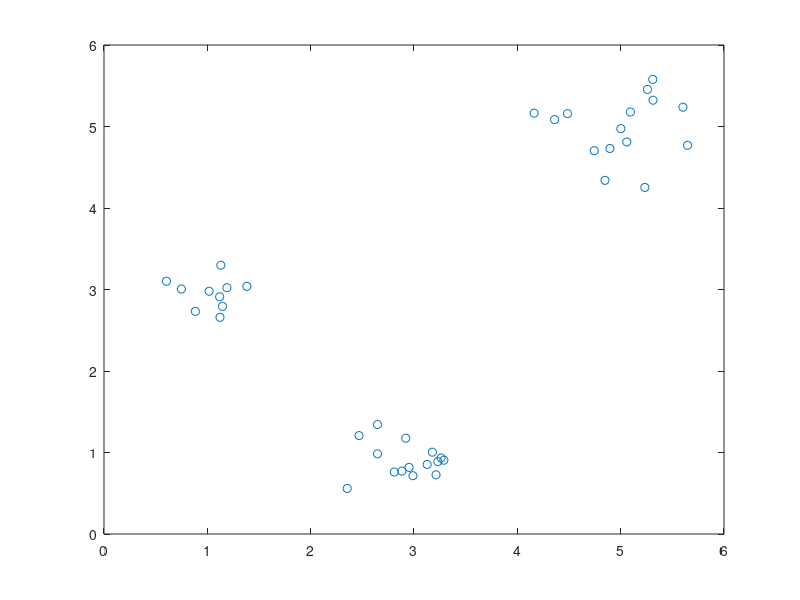

Recreate this plot in MATLAB. (Note: this script raises an error after producing the figure.)
%% Script: REGRESSION TREE
%
% Autor: Elia Matsumoto (Oppencadd, EESP-FGV)
% 
% Contato: elia.matsumoto@gmail.com
% 

%% Reseting environment
rng('shuffle'); % Random seed
close all       % Close all figure
clear           % Clear workspace
clc             % Clear command window

%% Synthetic data
centroids = [ ...
    1 3 ; ...
    3 1 ; ...
    5 5 ];
rays   = [0.2 0.3 0.4];
np     = [10 15 15];
ntotal = sum(np);
pts    = zeros(ntotal,2);
base   = 1;
for i = 1:length(centroids)
    spreads = normrnd(0,rays(i),np(i),2);
    repmat(centroids(i,:),np(i),1) + spreads;
    inicio = base;
    final  = inicio+np(i)-1;
    base   = final+1;
    pts(inicio:final,:) = repmat(centroids(i,:),np(i),1) + spreads;
end
plot(pts(:,1),pts(:,2),'o');

%% Regression Tree
X  = pts(:,1);
Y  = pts(:,2);
model = fitrtree(X,Y);
% model = prune(model,'Level',5);
Yh = predict(model,X);
hold
plot(X,Yh,'rs')
h = legend('Observed','Predicted');
h.Location = "best";
mdl = fitlm(Y,Yh);
title(['R^2: ' num2str(mdl.Rsquared.Ordinary) ' / RMSE: ' num2str(mdl.RMSE)]);
xlabel('X');
ylabel('Y');

%% View
view(model,"Mode","graph");
